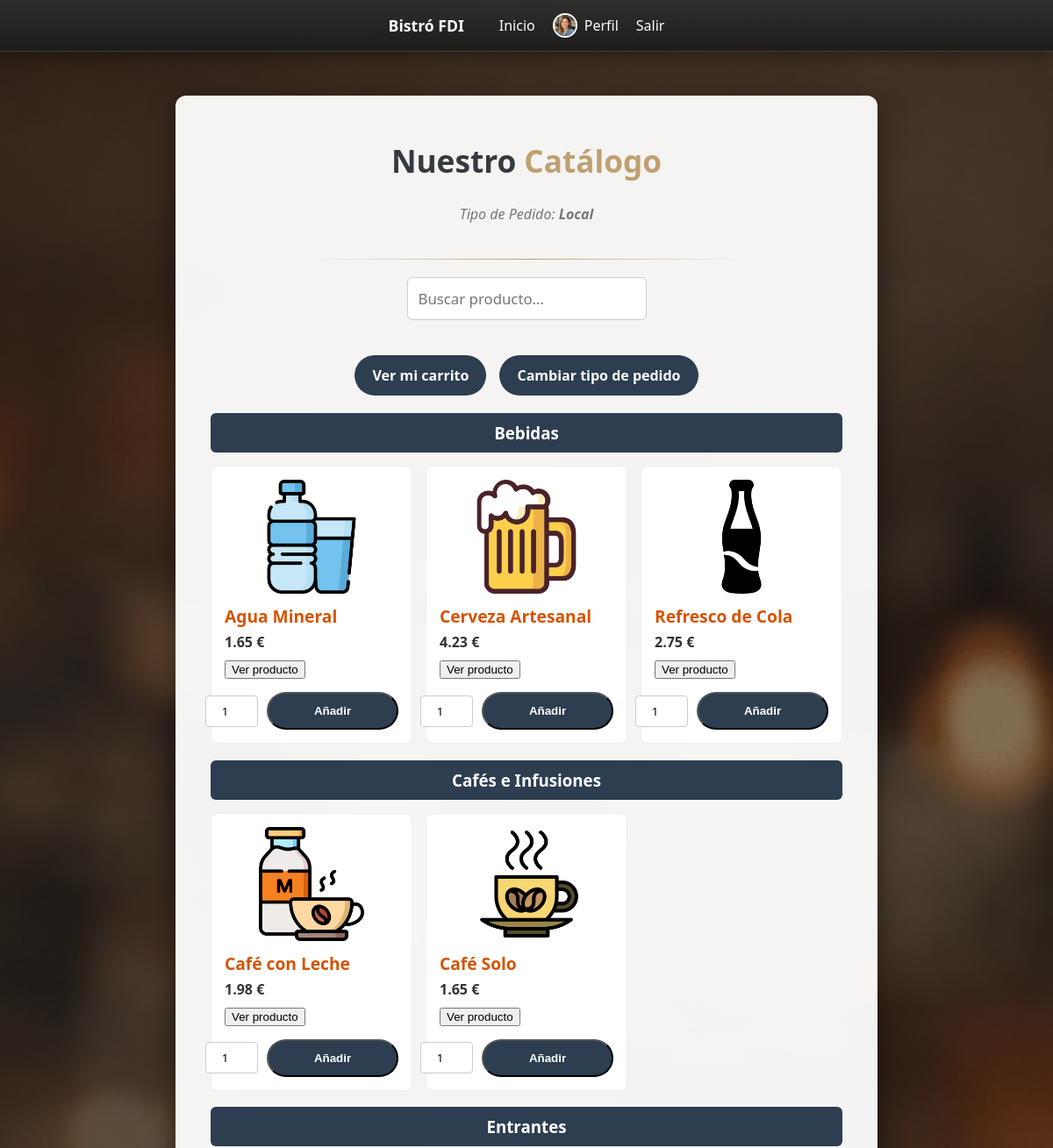
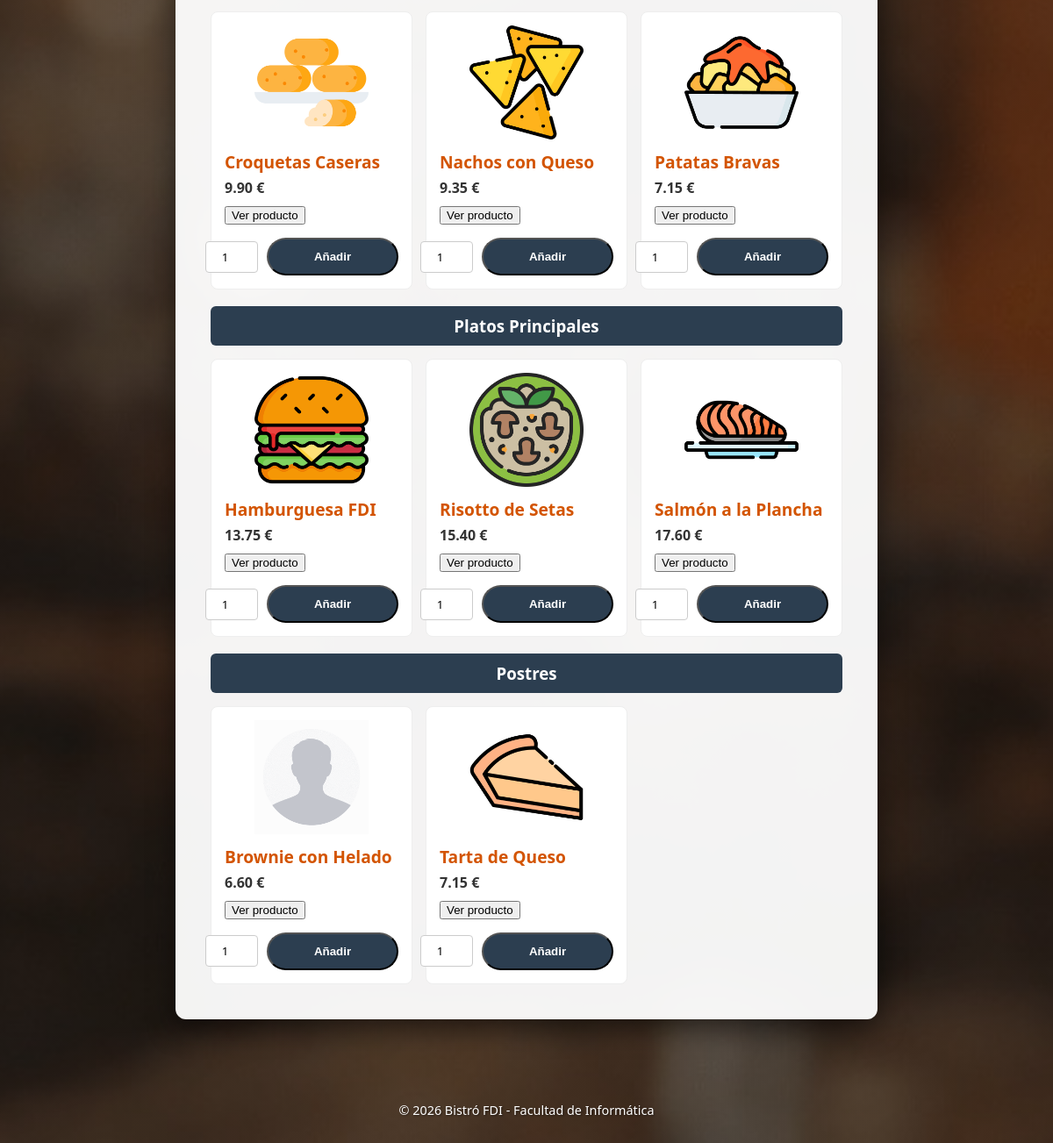
Screenshot of /catalogo.php (signed in) with the database file from the repository (2 pictures, top to bottom).
### tables this page shows
CREATE TABLE productos (
	id int(11) AUTO_INCREMENT PRIMARY KEY,
	id_categoria int(11) DEFAULT NULL,
	nombre varchar(100) NOT NULL,
	descripcion text DEFAULT NULL,
	precio_base decimal(10,2) DEFAULT NULL,
	stock int(11) DEFAULT 0,
	imagen varchar(255) DEFAULT 'default_prod.png',
	iva int(11) DEFAULT 10,
	ofertado tinyint(1) DEFAULT 1,
	KEY `id_categoria` (`id_categoria`),
	CONSTRAINT `productos_categoria_fk` FOREIGN KEY (`id_categoria`) REFERENCES `categorias`(`id`) ON DELETE CASCADE ON UPDATE CASCADE
);

CREATE TABLE categorias (
	id int(11) AUTO_INCREMENT PRIMARY KEY,
	nombre varchar(100) NOT NULL UNIQUE KEY,
	descripcion text DEFAULT NULL,
	imagen text DEFAULT NULL
);

### includes/integracion/ProductoDAO.php (called while the page is built, shortened)
<?php
require_once __DIR__ . '/../negocio/ProductoDTO.php';
class ProductoDAO {
    private $db;
    public function __construct() {
        global $db;
        $this->db = $db;
    }
    private function mapear($row) {
        return new ProductoDTO(
            $row['id'], $row['nombre'], $row['descripcion'],
            $row['precio_base'], $row['stock'], $row['imagen'],
            $row['id_categoria'], $row['ofertado'], $row['iva'] ?? 21
        );
    }
    public function listarOfertados() {
        $productos = [];
        $sql = "SELECT p.*, c.nombre as cat_nombre FROM productos p
                LEFT JOIN categorias c ON p.id_categoria = c.id
                WHERE p.ofertado = 1 AND p.stock > 0
                ORDER BY c.nombre ASC, p.nombre ASC";
        $stmt = $this->db->prepare($sql);
        $stmt->execute();
        $res = $stmt->get_result();
        while ($row = $res->fetch_assoc()) {
            $p = $this->mapear($row);
            $p->categoria_nombre = $row['cat_nombre'] ?? 'Sin categoría';
            $productos[] = $p;
        }
        return $productos;
    }
}

### includes/negocio/ProductoDTO.php (called while the page is built, shortened)
<?php
class ProductoDTO {
    public function __construct($id=null, $nombre="", $descripcion="", $precio=0, $stock=0, $imagen=null, $id_categoria=null, $ofertado=1, $iva=21) {
        $this->nombre = $nombre;
        $this->descripcion = $descripcion;
        $this->precio = (float)$precio;
        $this->imagen = $imagen;
        $this->iva = (int)$iva;
    }
}

### catalogo.php (the view, shortened to what this page needs)
<?php
	require_once __DIR__ . '/includes/sesion.php';
	require_once __DIR__ . '/includes/integracion/ProductoDAO.php';
	$tipo_pedido = $_SESSION['tipoPedido'] ?? 'Local';
	global $db;
	$productoDAO = new ProductoDAO($db);
	$productosDTO = $productoDAO->listarOfertados();
	$menu_agrupado = [];
	foreach ($productosDTO as $producto) {
		$categoria = $producto->categoria_nombre ?? 'Otros';
		$menu_agrupado[$categoria][] = $producto;
	}
	$bodyClass    = 'f0-body';
?>
<div class="main-bienvenida">
    <section class="tarjeta-presentacion tarjeta-ancha">
        <h1>Nuestro <span>Catálogo</span></h1>
        <p class="lema">
            Tipo de Pedido: <strong><?= htmlspecialchars($tipo_pedido) ?></strong>
        </p>
        <div class="divisor"></div>
        <div>
            <input type="text" id="buscadorProductos" placeholder="Buscar producto...">
        </div>
        <div class="contenedor-botones-index">
            <a href="carrito.php" class="btn-admin">Ver mi carrito
            </a>
            <a href="pedido_inicio.php" class="btn-admin btn-cancelar">Cambiar tipo de pedido</a>
        </div>
        <div class="mensaje-sesion">
            <?php if (empty($menu_agrupado)): ?>
                <p>Lo sentimos, no hay productos disponibles en este momento.</p>
            <?php else: ?>
                <div class="catalogo-grid">
                    <?php foreach ($menu_agrupado as $categoria => $productos_cat): ?>
                        <div class="bloque-categoria">
                            <h3><?= htmlspecialchars($categoria) ?></h3>
                            <div class="lista-productos">
                                <?php foreach ($productos_cat as $p):
                                    $precio_base = $p->precio ?? 0;
                                    $iva = $p->iva ?? 21;
                                    $precio_con_iva = $precio_base * (1 + ($iva / 100));
                                    $fotos = !empty($p->imagen) ? explode(',', $p->imagen) : [];
                                    $fotoPrincipal = !empty($fotos) && trim($fotos[0]) !== '' ? trim($fotos[0]) : 'default.png';
                                ?>
                                    <article class="tarjeta-producto" data-nombre="<?= strtolower(htmlspecialchars($p->nombre)) ?>">
                                        <div class="imagen-producto">
                                            <img src="img/productos/<?= htmlspecialchars($fotoPrincipal) ?>"
                                                 alt="<?= htmlspecialchars($p->nombre) ?>"
                                                 class="img-catalogo"
                                                 onerror="this.src='img/productos/default.png'">
                                        </div>
										<div class="info-producto">
                                            <h4><?= htmlspecialchars($p->nombre) ?></h4>
                                            <p><?= number_format($precio_con_iva, 2) ?> €</p>
                                            <button type="button" class="btn-abrir-modal"
                                                    data-nombre="<?= htmlspecialchars($p->nombre) ?>"
                                                    data-descripcion="<?= htmlspecialchars($p->descripcion ?? 'Este producto no tiene descripción adicional.') ?>"
                                                    data-precio="<?= number_format($precio_con_iva, 2) ?>">
                                                Ver producto
                                            </button>
                                        </div>
                                        <form action="anadir_producto.php" method="POST" class="form-anadir-carrito">
                                            <input type="number" name="cantidad" value="1" min="1" max="20">
                                            <button type="submit" class="btn-login">Añadir</button>
                                        </form>
                                    </article>
                                <?php endforeach; ?>
                            </div>
                        </div>
                    <?php endforeach; ?>
                </div>
            <?php endif; ?>
        </div>
    </section>
</div>
<?php
    $contenidoPrincipal = ob_get_clean();
    require_once __DIR__ . '/includes/vistas/comun/plantilla.php';
?>

### includes/vistas/comun/plantilla.php (shortened to what this page needs)
<?php
$contenidoPrincipal = $contenidoPrincipal ?? '';
$bodyClass = $bodyClass ?? '';
?>
<!DOCTYPE html>
<html lang="es">
<head>
    <link rel="stylesheet" href="<?= BASE_URL ?>/css/estilos.css">
</head>
<body class="<?= htmlspecialchars($bodyClass) ?>">
    <?php include __DIR__ . '/nav.php'; ?>
    <main>
        <?= $contenidoPrincipal ?>
    </main>
    <?php include __DIR__ . '/footer.php'; ?>
</body>
</html>

### includes/vistas/comun/nav.php (shortened to what this page needs)
<?php
$estaLogueado = isset($_SESSION['id_usuario']);
$avatar = $_SESSION['avatar'] ?? 'img/avatares/default.png';
?>
<nav class="navegacion-principal">
    <a href="<?= BASE_URL ?>/index.php">Bistró FDI</a>
    <ul>
        <li><a href="<?= BASE_URL ?>/index.php">Inicio</a></li>
        <?php if ($estaLogueado): ?>
            <li>
                <a href="<?= BASE_URL ?>/perfil.php" class="nav-perfil-link">
                    <img src="<?= BASE_URL ?>/<?= htmlspecialchars($avatar) ?>" alt="Avatar" class="avatar-nav">
                    <span>Perfil</span>
                </a>
            </li>
            <li><a href="<?= BASE_URL ?>/logout.php">Salir</a></li>
        <?php else: ?>
            <li><a href="<?= BASE_URL ?>/login.php">Login</a></li>
            <li><a href="<?= BASE_URL ?>/registro.php">Registrarse</a></li>
        <?php endif; ?>
    </ul>
</nav>

### includes/vistas/comun/footer.php
<footer class="footer-principal">
    <p>&copy; <?php echo date('Y'); ?> Bistró FDI - Facultad de Informática</p>
</footer>

### rows the page displays
productos: imagen (picture), nombre "Agua Mineral", precio_con_iva "1.65"
productos: imagen (picture), nombre "Cerveza Artesanal", precio_con_iva "4.23"
productos: imagen (picture), nombre "Refresco de Cola", precio_con_iva "2.75"
productos: imagen (picture), nombre "Café con Leche", precio_con_iva "1.98"
productos: imagen (picture), nombre "Café Solo", precio_con_iva "1.65"
productos: imagen (picture), nombre "Croquetas Caseras", precio_con_iva "9.90"
productos: imagen (picture), nombre "Nachos con Queso", precio_con_iva "9.35"
productos: imagen (picture), nombre "Patatas Bravas", precio_con_iva "7.15"
productos: imagen (picture), nombre "Hamburguesa FDI", precio_con_iva "13.75"
productos: imagen (picture), nombre "Risotto de Setas", precio_con_iva "15.40"
productos: imagen (picture), nombre "Salmón a la Plancha", precio_con_iva "17.60"
productos: id_categoria.nombre "Postres", imagen (picture), nombre "Tarta de Queso", precio_con_iva "7.15"
productos: shows a picture, nombre "Brownie con Helado", precio_con_iva "6.60"

### other values shown
$tipo_pedido "Local"
$categoria "Bebidas"
$categoria "Cafés e Infusiones"
$categoria "Entrantes"
$categoria "Platos Principales"
